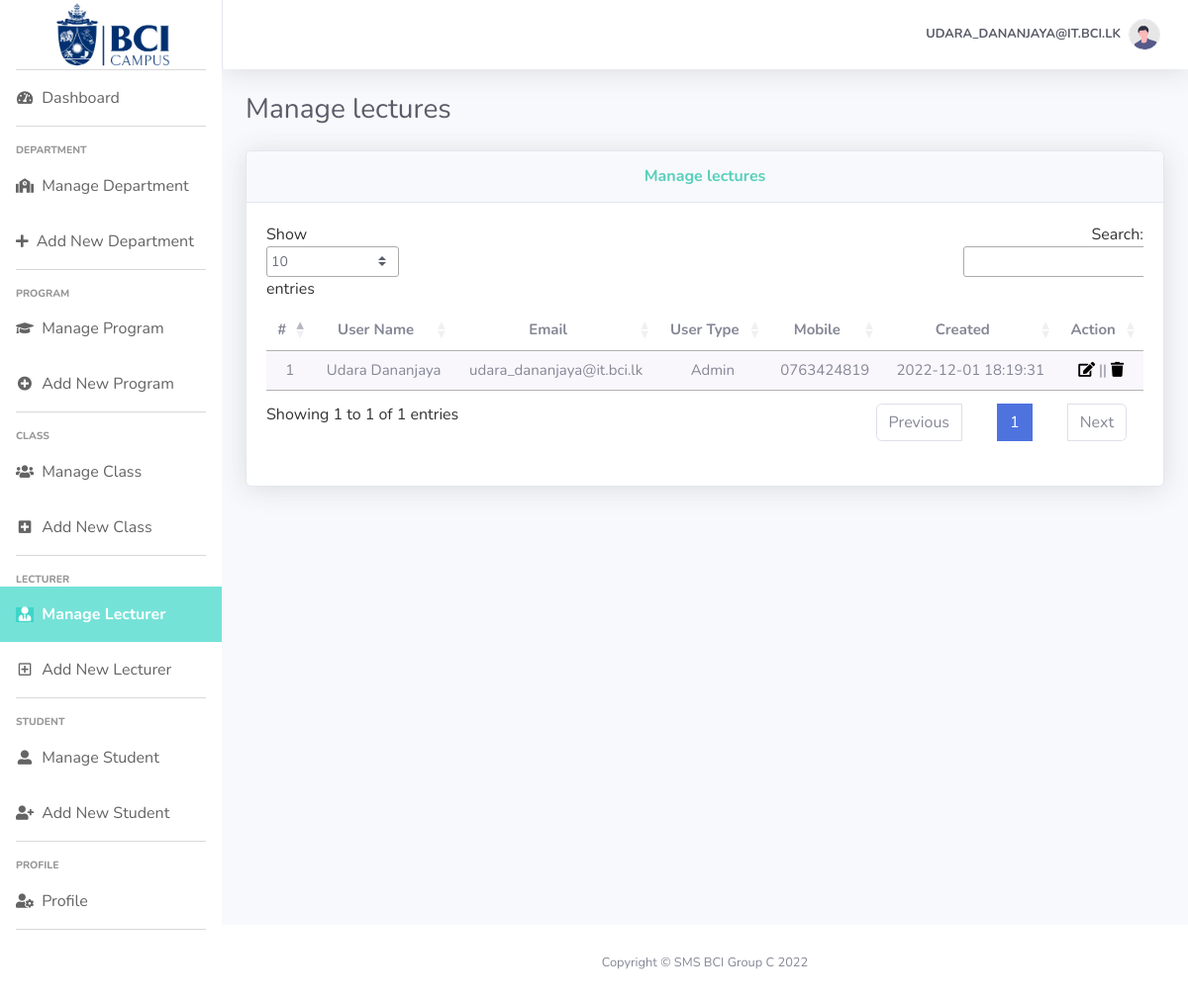
The app's page /Admin/Manage_Lecturer.php (signed in) with its own data.
### tables this page shows
CREATE TABLE `user` (
  `user_id` int(11) NOT NULL,
  `user_name` varchar(50) NOT NULL,
  `email` varchar(50) NOT NULL,
  `password` varchar(64) NOT NULL,
  `user_type` varchar(10) NOT NULL,
  `mobile` varchar(15) NOT NULL,
  `image` varchar(20) NOT NULL,
  `date` timestamp NOT NULL DEFAULT current_timestamp()
);

### Admin/Manage_Lecturer.php (the view, shortened to what this page needs)
<?php
require_once "../config/database.php";
require_once "layout/header.php";
require_once "layout/footer.php";
$sql = "SELECT * FROM `user` WHERE user_type = 'Lecturer' OR user_type = 'Admin';";
$result = $conn->query($sql);
echo <<<EOT
<h1 class="h3 mb-4 text-gray-800">Manage lectures</h1>
<div class="card shadow mb-4">
<div class="card-header py-3">
    <h6 class="m-0 font-weight-bold text-center" Style="color:#58cfbb;">Manage lectures</h6>
</div>
<div class="card-body">
    <div class="table-responsive">
        <table class="stripe" style="text-align:center; white-space:nowrap;font-size: 15px;" id="dataTable" width="100%" cellspacing="0">
            <thead>
                <tr>
                    <th style="text-align: center;">#</th>
                    <th style="text-align: center;">User Name</th>
                    <th style="text-align: center;">Email</th>
                    <th style="text-align: center;">User Type</th>
                    <th style="text-align: center;">Mobile</th>
                    <th style="text-align: center;">Created</th>
                    <th style="text-align: center;">Action</th>
                </tr>
            </thead>
            <tbody>
EOT;
if ($result->num_rows > 0) {
    $i=0;
    while($row = $result->fetch_assoc()) {
        $i++;
        echo <<<EOT
        <tr>
        <td>$i</td>
        <td>{$row["user_name"]}</td>
        <td>{$row["email"]}</td>
        <td>{$row["user_type"]}</td>
        <td>{$row["mobile"]}</td>
        <td>{$row["date"]}</td>
        <td> <a href='Update_Lecturer?EditId={$row["user_id"]}'><i class="fas fa-edit"></i></a> || <a href='Manage_Lecturer.php?DeleteId={$row["user_id"]}' onclick="return confirm('Do you really want to Delete ?');"> <i class="fas fa-trash"></i> </a> </td>
        </tr>
        EOT;
    }
        echo"</tbody></table></div></div></div>";
} else {
        echo"</tbody></table></div></div></div>";
}
?>

### records on screen
user: user_name "Udara Dananjaya", email "udara_dananjaya@it.bci.lk", user_type "Admin", mobile "0763424819", date "2022-12-01 18:19:31"

### other values on screen
$username "UDARA_DANANJAYA@IT.BCI.LK"
